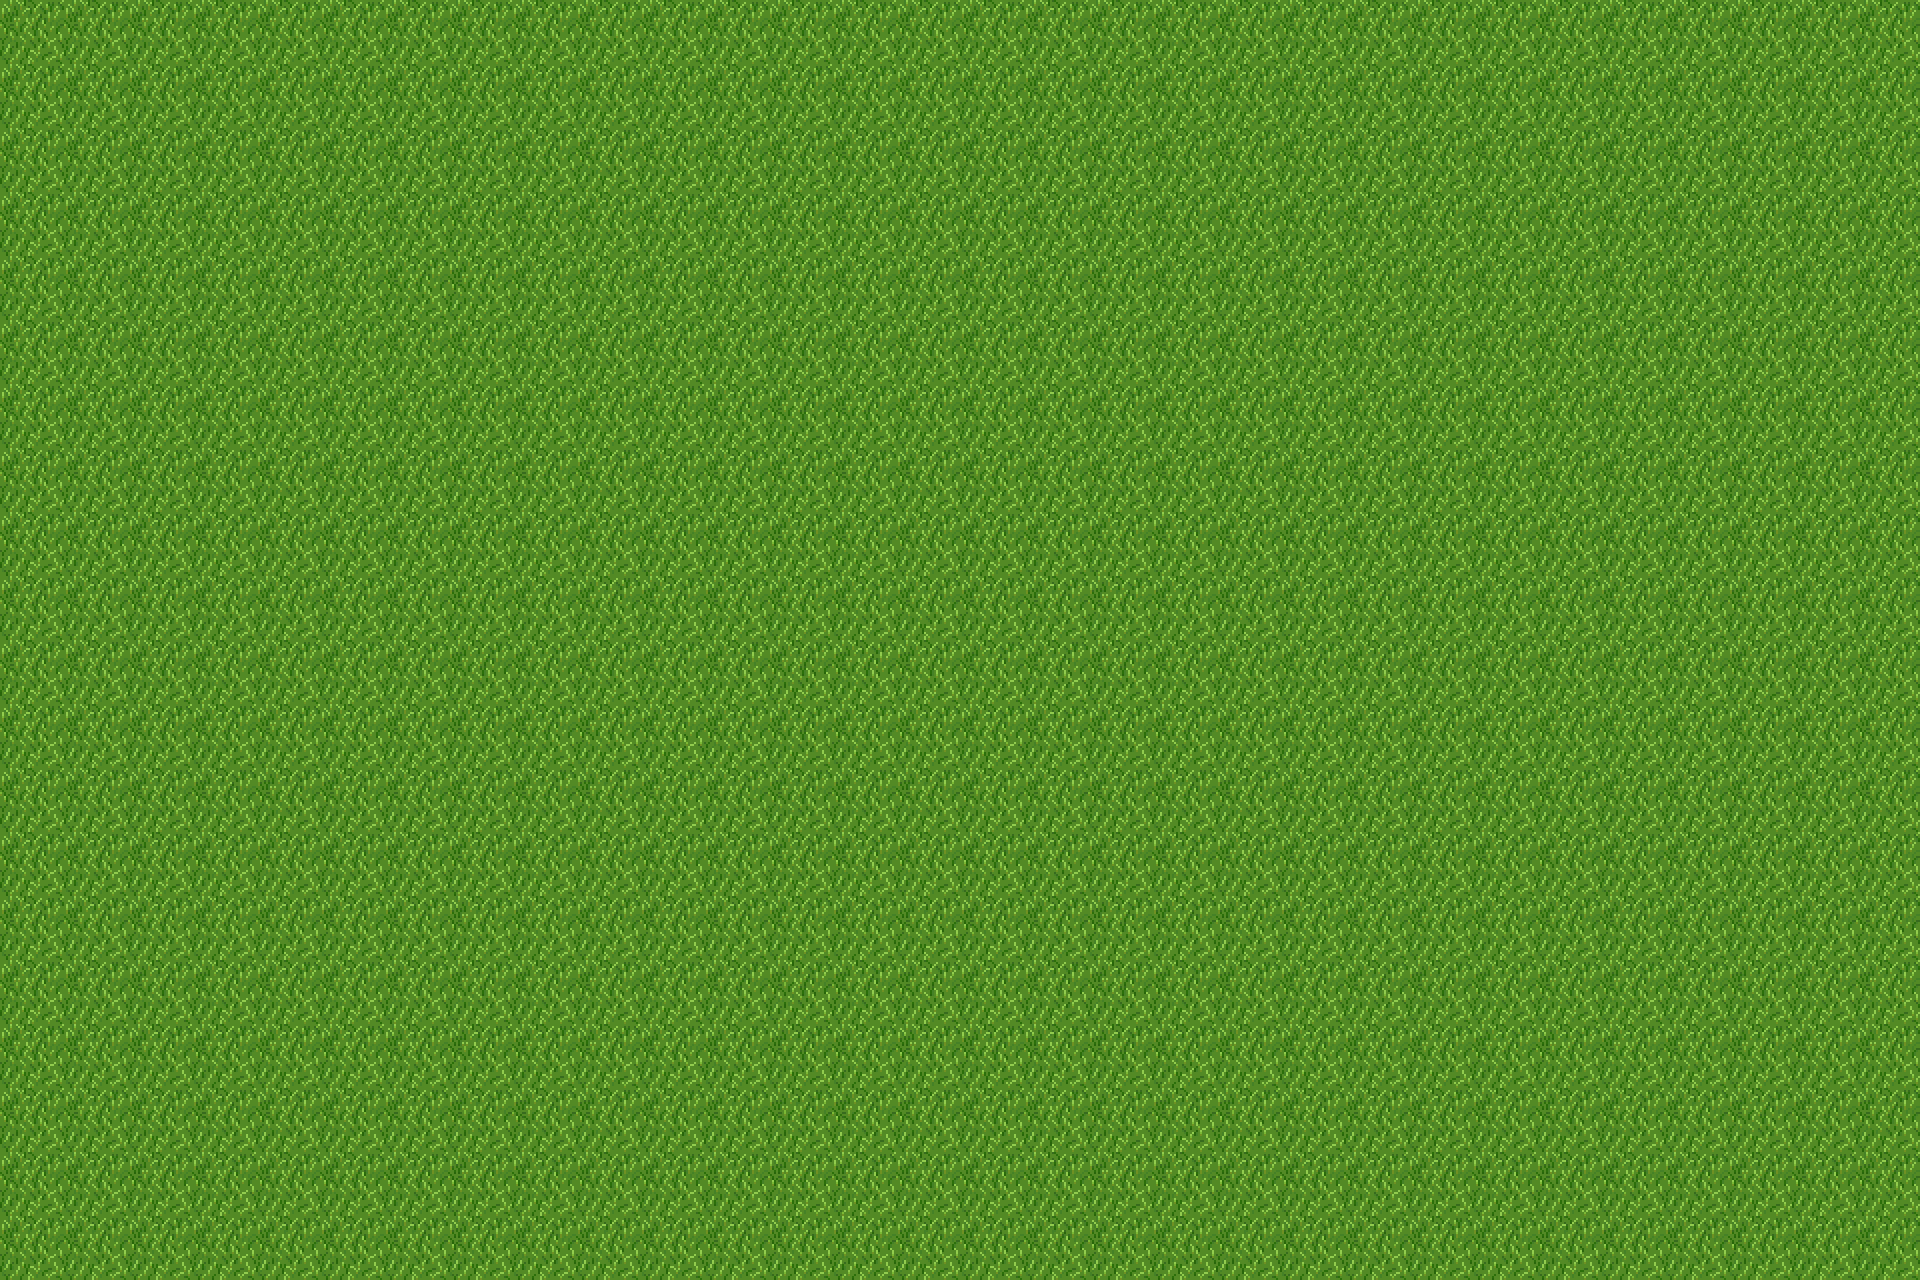

A 2D game scene composited from a Tiled map and its tileset images. What follows is a short description and the map's XML, with each tile layer's data collapsed to a summary:
An orthogonal 30x20 tile map with 64x64 px tiles, 1 tile layer (background).

<map version="1.9" tiledversion="1.9.2" orientation="orthogonal" renderorder="right-down" width="30" height="20" tilewidth="64" tileheight="64" infinite="0" nextlayerid="2" nextobjectid="1">
 <tileset firstgid="1" source="tiles.tsx" />
 <layer id="1" name="background" width="30" height="20">
  <data>[600 cells, 600 non-empty, 1 distinct tile ids]</data>
 </layer>
</map>
